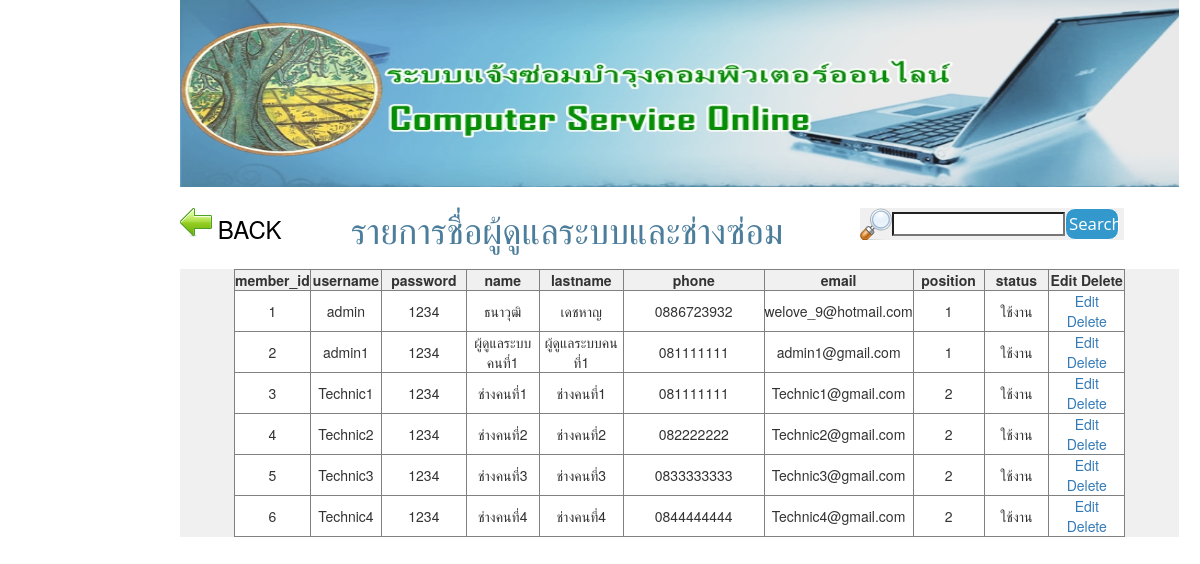
Screenshot of /Admin/Admin_Technic.php (signed in) with the database file from the repository.
### tables this page shows
CREATE TABLE `admin_db` (
  `admin_id` int(11) NOT NULL auto_increment,
  `username` varchar(100) NOT NULL,
  `password` varchar(100) NOT NULL,
  `name` varchar(100) NOT NULL,
  `lastname` varchar(100) NOT NULL,
  `phone` varchar(50) NOT NULL,
  `email` varchar(100) NOT NULL,
  `position` int(5) NOT NULL,
  `status` enum('ยกเลิก','ใช้งาน') NOT NULL default 'ใช้งาน',
  PRIMARY KEY  (`admin_id`)
);

### helper_func.php (called while the page is built)
<?
function site_url($str=""){
return "http://localhost/comservice/".$str;
}
?>

### model/core_model.php (called while the page is built, shortened)
<?php
	class Core_model{
		public function __construct(){
			include("db.php");
			$this->db=$dbh;
		}
		public $active_record="SELECT ";
		public $active_select="";
		public $active_from=" FROM ";
		public $active_where=" WHERE ";
		public $where_flag=false;
		public $active_where_array = array();
		public $active_limit="";
		public $active_order=" ORDER BY ";
		public $order_flag=false;
		public function where($column,$value,$operation="="){
			$this->active_where.="$column ".$operation." ? AND ";
			$this->active_where_array[]=$value;
			$this->where_flag=true;
		}
		public function order_by($column,$type="asc"){
			$this->active_order.="".$column." ".$type.",";
			$this->order_flag=true;
		}
		public function get($table){
			$result = new stdClass();
			$result->result = array();
			$result->rowCount=0;
			if ($this->active_select=="") {
				$this->active_record.="* ";
			}else{
				$this->active_record.=$this->active_select;
			}
			$this->active_record.=$this->active_from.$table;
			if ($this->where_flag) {
				$this->active_record.=substr($this->active_where, 0, -4);
			}
			if ($this->order_flag) {
				$this->active_record.=substr($this->active_order, 0, -1);
			}
			$this->active_record.=$this->active_limit;
			$tmp_record=$this->active_record;
			try{
				$stm=$this->db->prepare($this->active_record);
				foreach ($this->active_where_array as $key => $value) {
					$stm->bindValue(($key+1), $value);
				}
				$stm->execute();
				$result->result = $stm->fetchAll(PDO::FETCH_ASSOC);
				$result->rowCount=$stm->rowCount();
			}catch(PDOException $ex){
					echo $ex->getMessage().'<br>';
					echo $tmp_record;
				}
			return $result;
		}
		public function reset_active_record(){
			$this->active_record="SELECT ";
			$this->active_select="";
			$this->active_from=" FROM ";
			$this->active_where=" WHERE ";
			$this->where_flag=false;
			$this->active_where_array = array();
			$this->active_limit="";
			$this->active_order=" ORDER BY ";
			$this->order_flag=false;
		}
	}
?>

### model/m_user.php (called while the page is built, shortened)
<?php
	require_once("core_model.php");
	class M_user extends Core_model{
		public function get_user_admin($username){
			$result=$this->get("admin_db");
			return $result->result[0];
		}
		public function get_all_admin(){
			$result=$this->get("admin_db");
			return $result;
		}
		public function get_all(){
			$result=$this->get("admin_db");
			return $result;
		}
	}
?>

### Admin/Admin_Technic.php (the view, shortened to what this page needs)
<? include('meta_admin.php');
require_once("../model/m_user.php");
$m_user = new M_user;
$user_dat=$m_user->get_user_admin($_SESSION['username']);
  ?>
    <?
$admin_db = $m_user->get_all_admin();
$admin_db = $m_user->get_all();
?>
    <tr>
      <td>
        <table width="200" border="0" align="center">
          <tbody>
            <tr>
              <td height="40" align="center" valign="top" bgcolor="#FFFFFF">
                <table width="944" border="0">
                  <tbody>
                    <tr>
                      <td width="4%"><a href="<?=site_url()?>Admin/adminlogin.php">
                        <input type="image" name="imageField" id="imageField" src="<?=site_url()?>Image/icon left bar/Back.png">
                      </a></td>
                      <td width="7%" height="43" style="color: #000000"><h3>BACK </h3></td>
                      <td width="60%" align="center"><span style="color: #4C7D9B; font-size: 16px;">
                      <h1>รายการชื่อผู้ดูแลระบบและช่างซ่อม</h1></span></td>
                      <td width="1%"><td width="28%"><form method="post" action="<?=site_url("Admin/Admin_Technic.php")?>"><table width="200" border="0">
                        <tbody>
                            <tr>
                              <td width="13%"><img src="<?=site_url()?>Image/icon left bar/Search.png" width="32" height="32" alt=""/></td>
                              <td width="63%"><input type="search" name="search" id="search"></td>
                              <td width="24%"><input type="submit" name="button" id="button" value="Search"></td>
                            </tr>
                        </tbody>
                        </table></form></td>
                    </tr>
                  </tbody>
              </table></td>
            </tr> </tbody></table>
        <div id="tarang" align="center">
          <form  name="frmMain" method="post" action="<?php $_SERVER["PHP_SELF"];?> ">
            <table width="891" border="1">
              <tr>
                <th width="75">member_id</th>
                <th width="75"> <div align="center">username </div></th>
                <th width="100"> <div align="center">password</div></th>
                <th width="100"> <div align="center">name</div></th>
                <th width="58"> <div align="center">lastname</div></th>
                <th width="39"> <div align="center">phone</div></th>
                <th width="89"> <div align="center">email</div></th>
                <th width="84"> <div align="center">position</div></th>
                <th width="84"> <div align="center">status</div></th>
                <th width="42"> <div align="center">Edit Delete </div></th>
              </tr>
 <?
foreach ($admin_db->result as $key => $objResult)
{
	 if (isset($_POST['admin_id'])&&$_POST['admin_id']==$objResult["admin_id"]) {
?>
              <tr align="center">
         		<td><? echo $objResult["admin_id"];?></td>
                <td><input type="text" id="username_inp" value="<? echo $objResult["username"];?>"></td>
                <td><input type="text" id="password_inp" value="<? echo $objResult["password"];?>"></td>
                <td><input type="text" id="name_inp" value="<? echo $objResult["name"];?>"></td>
                <td><input type="text" id="lastname_inp" value="<? echo $objResult["lastname"];?>"></td>
                <td align="right"><input type="text" id="phone_inp" value="<? echo $objResult["phone"];?>"></td>
                <td align="right"><input type="text" id="email_inp" value="<? echo $objResult["email"];?>"></td>
                <td width="42"  align="center"><select id="position_inp">
            <option value="1">1</option>
            <option value="2">2</option>
          </select>
           <script>
			  $("#sector").val("<? echo $objResult['position']?>");
              </script>
          </td>
         <td width="42" > <select id="status_inp">
            <option value="ใช้งาน">ใช้งาน</option>
            <option value="ยกเลิก">ยกเลิก</option>
          </select>
          <script>
			  $("#sector").val("<? echo $objResult['status']?>");
              </script></td>
              <td> <a href="javascript:save_row('<?=$objResult["admin_id"]?>');">Update</a><br><a href="">Cancel</a></td>
              </tr>
   <?
  }else{
  ?>
        <tr bgcolor="#FFFFFF" align="center">
          <td><? echo $objResult["admin_id"];?></td>
          <td width="69"><? echo $objResult["username"];?></td>
          <td width="93"><? echo $objResult["password"];?></td>
          <td width="103"><? echo $objResult["name"];?></td>
          <td width="103"><? echo $objResult["lastname"];?></td>
          <td width="193"><? echo $objResult["phone"];?></td>
          <td width="89"><? echo $objResult["email"];?></td>
          <td width="42" ><? echo $objResult["position"];?></td>
         <td width="42" ><? echo $objResult["status"];?></td>
          <td width="103">
               <a href="javascript:edit_row('<?=$objResult["admin_id"]?>');">Edit</a><br><a href="javascript:del_row('<?=$objResult["admin_id"]?>');">Delete</a>
			</td>
        </tr>
      <? }}?>
        </table></div>
     </td>
    </tr>
</table>
</body>
</html>

### css/login.css (style rules this page uses)
* { margin:0;padding:0; }
body { background-image: url(); background-repeat: repeat-x; background-attachment:fixed; background-color: #FFFFFF; position: absolute; left: 15%; }
form { background:#f0f0f0; }
input[type="submit"] { background:#2288bb; }
input[type="button"],input[type="submit"] { width:100%; background:#3399cc; border:thin solid #FFFFFF; border-radius:10px; padding:6%; font-family:'Open Sans',sans-serif; font-size:120%; color:#fff; cursor:pointer; transition:background .3s; -webkit-transition:background .3s; }

### Admin/meta_admin.php (style rules this page uses)
body { background-color: #FFFFFF; background-image: url(Image/images %20(1).jpg); background-image: url(Image/white-wallpaper-18.jpg); }

### rows the page displays
admin_db: admin_id "1", username "admin", password "1234", name "ธนาวุฒิ", lastname "เดชหาญ", phone "0886723932", email "welove_9@hotmail.com", position "1", status "ใช้งาน"
admin_db: admin_id "2", username "admin1", password "1234", name "ผู้ดูแลระบบคนที่1", lastname "ผู้ดูแลระบบคนที่1", phone "081111111", email "admin1@gmail.com", position "1", status "ใช้งาน"
admin_db: admin_id "3", username "Technic1", password "1234", name "ช่างคนที่1", lastname "ช่างคนที่1", phone "081111111", email "Technic1@gmail.com", position "2", status "ใช้งาน"
admin_db: admin_id "4", username "Technic2", password "1234", name "ช่างคนที่2", lastname "ช่างคนที่2", phone "082222222", email "Technic2@gmail.com", position "2", status "ใช้งาน"
admin_db: admin_id "5", username "Technic3", password "1234", name "ช่างคนที่3", lastname "ช่างคนที่3", phone "0833333333", email "Technic3@gmail.com", position "2", status "ใช้งาน"
admin_db: admin_id "6", username "Technic4", password "1234", name "ช่างคนที่4", lastname "ช่างคนที่4", phone "0844444444", email "Technic4@gmail.com", position "2", status "ใช้งาน"
